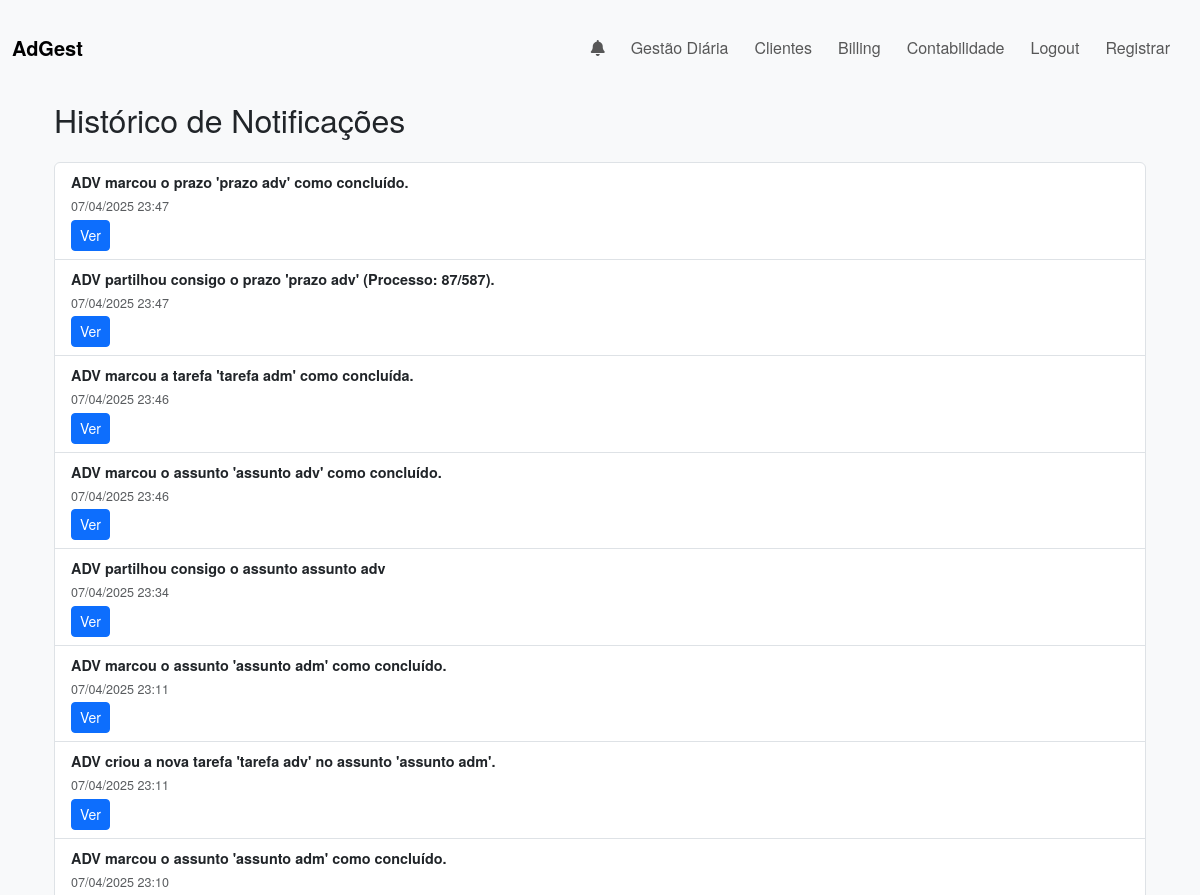
/notifications/historico (signed in, upper part), run on an earlier commit of the app's database.
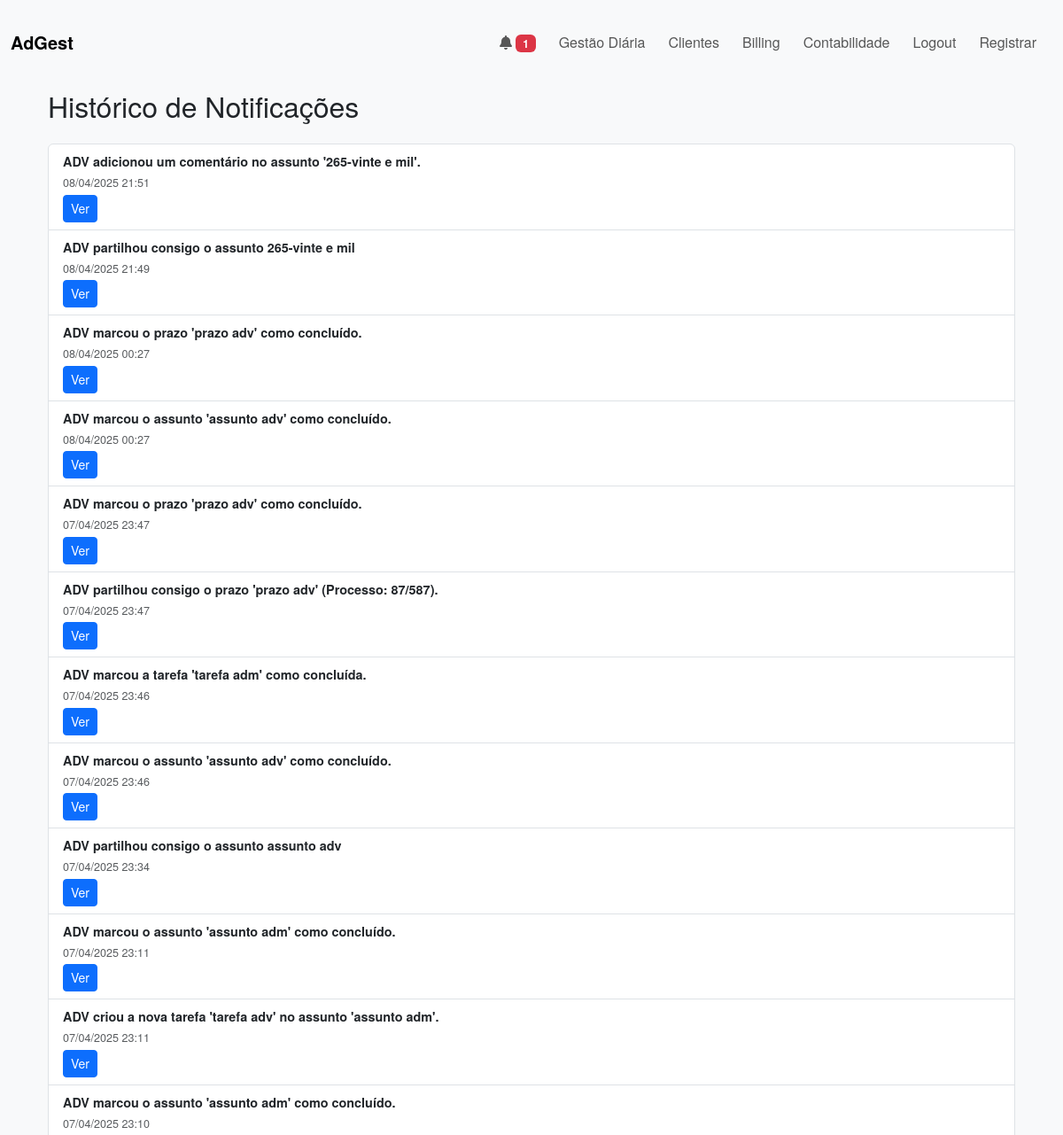
And on a later commit of the database.
### app/models.py (models this page shows, shortened)
class Notification(db.Model):
    __tablename__ = 'notifications'
    id = db.Column(db.Integer, primary_key=True)
    user_id = db.Column(db.Integer, db.ForeignKey('users.id'), nullable=False)
    type = db.Column(db.String(50), nullable=False)
    message = db.Column(db.Text, nullable=False)
    link = db.Column(db.String(255), nullable=True)
    is_read = db.Column(db.Boolean, default=False)
    timestamp = db.Column(db.DateTime, default=datetime.utcnow)
    extra_data = db.Column(db.Text, nullable=True)
    @property
    def extra(self):
        try:
            return json.loads(self.extra_data) if self.extra_data else {}
        except Exception:
            return {}

### app/routes.py (the view)
@main.route('/notifications/historico')
@login_required
def notifications_historico():
    notifs_lidas = Notification.query.filter_by(
        user_id=current_user.id, is_read=True
    ).order_by(Notification.timestamp.desc()).all()
    return render_template('notifications_historico.html', notifications=notifs_lidas)

### app/routes.py (called while the page is built)
@main.context_processor
def inject_notifications():
    if current_user.is_authenticated:
        notifs_nao_lidas = Notification.query.filter_by(
            user_id=current_user.id, is_read=False
        ).order_by(Notification.timestamp.desc()).all()
        unread = len(notifs_nao_lidas)
        return dict(notifications=notifs_nao_lidas, unread_count=unread)
    return dict(notifications=[], unread_count=0)

### app/templates/notifications_historico.html (shortened to what this page needs)
{% extends "base.html" %}
{% block content %}
<div class="container">
  <h2 class="my-4">Histórico de Notificações</h2>
  {% if notifications %}
    <ul class="list-group">
      {% for notif in notifications %}
        <li class="list-group-item">
          <strong>{{ notif.message }}</strong>
          <br><small class="text-muted">{{ notif.timestamp.strftime('%d/%m/%Y %H:%M') }}</small>
          {% if notif.link %}
            <br><a href="{{ notif.link }}" class="btn btn-sm btn-primary mt-1">Ver</a>
          {% endif %}
        </li>
      {% endfor %}
    </ul>
  {% else %}
    <p>Nenhuma notificação lida ainda.</p>
  {% endif %}
</div>
{% endblock %}

What changed in the data, as far as the page shows it:
added Notification: message "ADV adicionou um comentário no assunto '265-vinte e mil'.", timestamp "08/04/2025 21:51"
added Notification: message "ADV partilhou consigo o assunto 265-vinte e mil", timestamp "08/04/2025 21:49"
added Notification: message "ADV marcou o prazo 'prazo adv' como concluído.", timestamp "08/04/2025 00:27"
added Notification: message "ADV marcou o assunto 'assunto adv' como concluído.", timestamp "08/04/2025 00:27"
Also different on the page:
{{ unread_count }}: (not shown) → "1"
